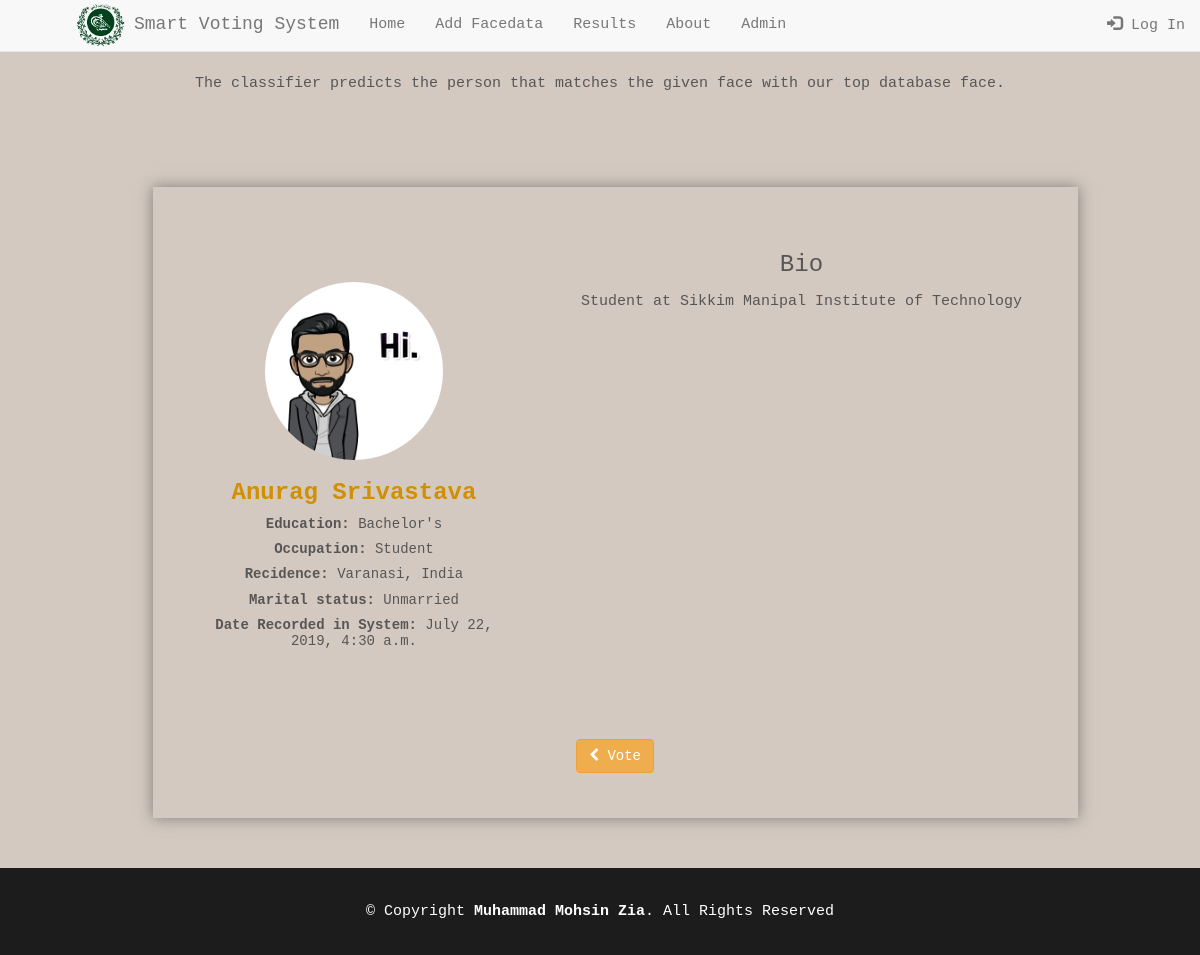
The app's page /records/details/201600713/ with its own data.
### records/models.py (models this page shows, shortened)
class Records(models.Model):
    id = models.CharField(max_length=100, primary_key=True)
    first_name = models.CharField(max_length=50)
    last_name = models.CharField(max_length=50, null=True)
    residence = models.CharField(max_length=50, null=True)
    country = models.CharField(max_length=50, null=True)
    education = models.CharField(max_length=150, null=True)
    occupation = models.CharField(max_length=150, null=True)
    marital_status = models.CharField(max_length=50, null=True)
    bio = models.TextField()
    recorded_at = models.DateTimeField(default=datetime.now, blank=True)
    image = models.ImageField(upload_to='Vote/static/img', blank=True)
    class Meta:
        verbose_name_plural = "Records"

### records/views.py (the view)
# urls.py: re_path(r'^details/(?P<id>\d+)/$', views.details, name='details')
def details(request, id):
    record = Records.objects.get(id=id)
    context = {
        'record' : record
    }
    return render(request, 'details.html', context)

### Vote/templates/details.html (shortened to what this page needs)
{% extends 'layout.html' %}
{% load static %}
{% block content %}
<div class="container">
  <div style="padding-bottom: 2em;text-align:center">
    <h1 class="text-center" style="color:#047c2a">TOP MATCH</h1>
    <p>The classifier predicts the person that matches the given face with our top database face.</p>
  </div>
  <div class="container">
    <div class="row">
      <div class="col-md-10 col-md-offset-1" style="padding-top:3em;padding-bottom:3em;-webkit-box-shadow: 0px 0px 14px 0px rgba(50, 50, 50, 0.5);
-moz-box-shadow:    0px 0px 14px 0px rgba(50, 50, 50, 0.5);
box-shadow:         0px 0px 14px 0px rgba(50, 50, 50, 0.5);">
        <div class="col-md-5">
          <div class="row">
            <div class="col-md-8 col-md-offset-2">
              <img src="{% static '' %}img/{{record.id}}.jpg" class="img-responsive" style="border-radius:50%"/>
            </div>
            <div class="col-md-12" style="text-align:center">
              <h3 style="color:#d18f02"><b>{{record.first_name}} {{record.last_name}}</b></h3>
              <h5><b>Education: </b> {{record.education}} </h5>
              <h5><b>Occupation: </b> {{record.occupation}} </h5>
              <h5><b>Recidence: </b> {{record.residence}}, {{record.country}}</h5>
              <h5><b>Marital status: </b> {{record.marital_status}}
              <h5><b>Date Recorded in System: </b> {{record.recorded_at}}</h5>
            </div>
          </div>
        </div>
        <div class="col-md-7">
          <h3>Bio</h3>
          <p>
            {{record.bio}}
          </p>
        </div>
        <div class="col-md-12" style="margin-top:2em">
          <a href="/Vote/vote" class="btn btn-warning"><i class="fa fa-chevron-left" aria-hidden="true"></i> Vote</a>
        </div>
      </div>
    </div>
  </div>
</div>
{% endblock %}

### Vote/static/Vote/home.css (style rules this page uses)
.row { padding-top:50px; padding-bottom:50px; padding-left:30px; padding-right:30px; }
.img-responsive { display:block; max-width:100%; height:auto; }
body { font: 400 15px Lato, sans-serif; line-height: 1.8; color: #585555; font-family: courier new, sans-serif; width: 100%; }

### Vote/static/Vote/credits.css (style rules this page uses)
body { background-image:url("silver.jpg"); background-image :no-repeat; background-size: 100%; font-color:grey; font-family: courier new, sans-serif; }

### Vote/static/Vote/login.css (style rules this page uses)
body { text-align:center; padding:0px; font-family: "courier new",sans-serif; }

### records on screen
Records: id (picture), first_name "Anurag", last_name "Srivastava", education "Bachelor's", occupation "Student", residence "Varanasi", country "India", marital_status "Unmarried", recorded_at "July 22, 2019, 4:30 a.m.", bio "Student at Sikkim Manipal Institute of Technology"
